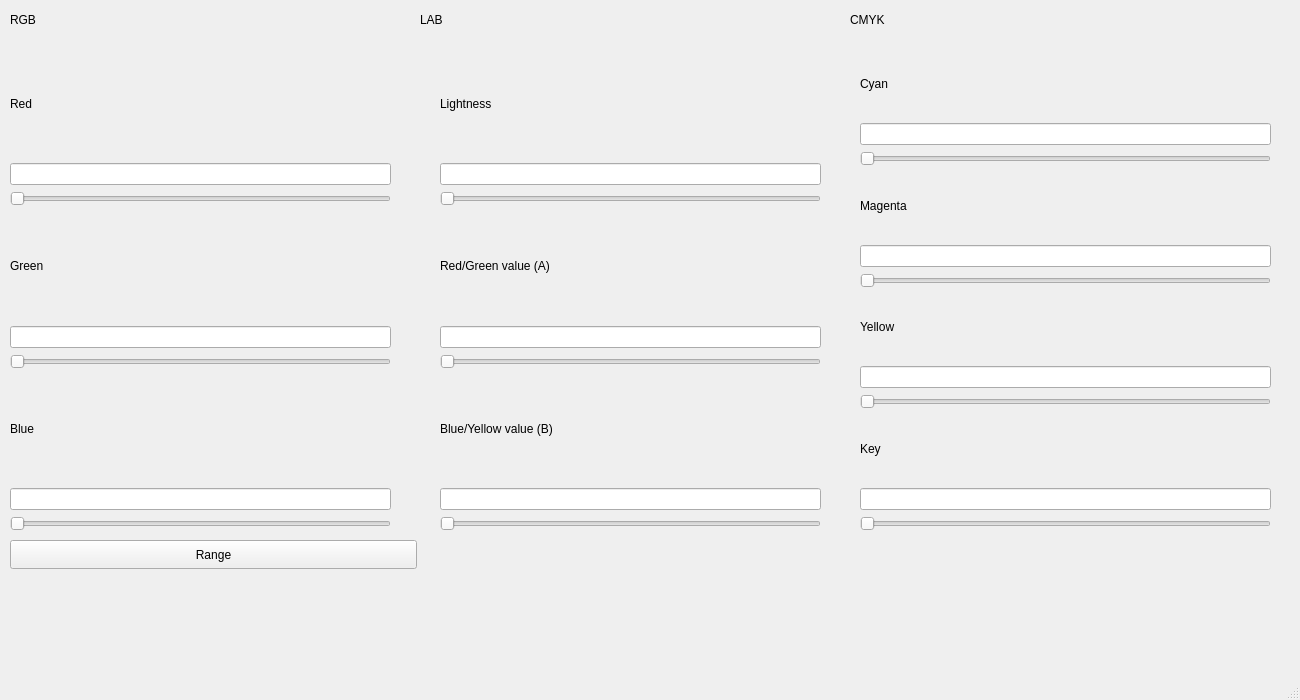
<?xml version="1.0" encoding="UTF-8"?>
<ui version="4.0">
 <class>Colors</class>
 <widget class="QMainWindow" name="Colors">
  <property name="geometry">
   <rect>
    <x>0</x>
    <y>0</y>
    <width>1300</width>
    <height>700</height>
   </rect>
  </property>
  <property name="windowTitle">
   <string>Colors</string>
  </property>
  <widget class="QWidget" name="centralwidget">
   <widget class="QWidget" name="horizontalLayoutWidget">
    <property name="geometry">
     <rect>
      <x>10</x>
      <y>50</y>
      <width>381</width>
      <height>481</height>
     </rect>
    </property>
    <layout class="QHBoxLayout" name="horizontalLayout">
     <item>
      <layout class="QVBoxLayout" name="verticalLayout">
       <item>
        <widget class="QLabel" name="label">
         <property name="text">
          <string>Red</string>
         </property>
        </widget>
       </item>
       <item>
        <widget class="QLineEdit" name="lineEdit"/>
       </item>
       <item>
        <widget class="QSlider" name="horizontalSlider">
         <property name="orientation">
          <enum>Qt::Horizontal</enum>
         </property>
        </widget>
       </item>
       <item>
        <widget class="QLabel" name="label_2">
         <property name="text">
          <string>Green</string>
         </property>
        </widget>
       </item>
       <item>
        <widget class="QLineEdit" name="lineEdit_2"/>
       </item>
       <item>
        <widget class="QSlider" name="horizontalSlider_2">
         <property name="orientation">
          <enum>Qt::Horizontal</enum>
         </property>
        </widget>
       </item>
       <item>
        <widget class="QLabel" name="label_3">
         <property name="text">
          <string>Blue</string>
         </property>
        </widget>
       </item>
       <item>
        <widget class="QLineEdit" name="lineEdit_3"/>
       </item>
       <item>
        <widget class="QSlider" name="horizontalSlider_3">
         <property name="orientation">
          <enum>Qt::Horizontal</enum>
         </property>
        </widget>
       </item>
      </layout>
     </item>
    </layout>
   </widget>
   <widget class="QLabel" name="label_4">
    <property name="geometry">
     <rect>
      <x>500</x>
      <y>150</y>
      <width>221</width>
      <height>271</height>
     </rect>
    </property>
    <property name="text">
     <string/>
    </property>
   </widget>
   <widget class="QLabel" name="label_5">
    <property name="geometry">
     <rect>
      <x>10</x>
      <y>10</y>
      <width>63</width>
      <height>20</height>
     </rect>
    </property>
    <property name="text">
     <string>RGB</string>
    </property>
   </widget>
   <widget class="QWidget" name="verticalLayoutWidget">
    <property name="geometry">
     <rect>
      <x>440</x>
      <y>50</y>
      <width>381</width>
      <height>481</height>
     </rect>
    </property>
    <layout class="QVBoxLayout" name="verticalLayout_2">
     <item>
      <widget class="QLabel" name="label_8">
       <property name="text">
        <string>Lightness</string>
       </property>
      </widget>
     </item>
     <item>
      <widget class="QLineEdit" name="lineEdit_4"/>
     </item>
     <item>
      <widget class="QSlider" name="horizontalSlider_4">
       <property name="orientation">
        <enum>Qt::Horizontal</enum>
       </property>
      </widget>
     </item>
     <item>
      <widget class="QLabel" name="label_9">
       <property name="text">
        <string>Red/Green value (A)</string>
       </property>
      </widget>
     </item>
     <item>
      <widget class="QLineEdit" name="lineEdit_5"/>
     </item>
     <item>
      <widget class="QSlider" name="horizontalSlider_5">
       <property name="orientation">
        <enum>Qt::Horizontal</enum>
       </property>
      </widget>
     </item>
     <item>
      <widget class="QLabel" name="label_10">
       <property name="text">
        <string>Blue/Yellow value (B)</string>
       </property>
      </widget>
     </item>
     <item>
      <widget class="QLineEdit" name="lineEdit_6"/>
     </item>
     <item>
      <widget class="QSlider" name="horizontalSlider_6">
       <property name="orientation">
        <enum>Qt::Horizontal</enum>
       </property>
      </widget>
     </item>
    </layout>
   </widget>
   <widget class="QWidget" name="verticalLayoutWidget_2">
    <property name="geometry">
     <rect>
      <x>860</x>
      <y>50</y>
      <width>411</width>
      <height>481</height>
     </rect>
    </property>
    <layout class="QVBoxLayout" name="verticalLayout_3">
     <item>
      <widget class="QLabel" name="label_11">
       <property name="text">
        <string>Cyan</string>
       </property>
      </widget>
     </item>
     <item>
      <widget class="QLineEdit" name="lineEdit_7"/>
     </item>
     <item>
      <widget class="QSlider" name="horizontalSlider_7">
       <property name="orientation">
        <enum>Qt::Horizontal</enum>
       </property>
      </widget>
     </item>
     <item>
      <widget class="QLabel" name="label_12">
       <property name="text">
        <string>Magenta</string>
       </property>
      </widget>
     </item>
     <item>
      <widget class="QLineEdit" name="lineEdit_8"/>
     </item>
     <item>
      <widget class="QSlider" name="horizontalSlider_8">
       <property name="orientation">
        <enum>Qt::Horizontal</enum>
       </property>
      </widget>
     </item>
     <item>
      <widget class="QLabel" name="label_13">
       <property name="text">
        <string>Yellow</string>
       </property>
      </widget>
     </item>
     <item>
      <widget class="QLineEdit" name="lineEdit_9"/>
     </item>
     <item>
      <widget class="QSlider" name="horizontalSlider_9">
       <property name="orientation">
        <enum>Qt::Horizontal</enum>
       </property>
      </widget>
     </item>
     <item>
      <widget class="QLabel" name="label_14">
       <property name="text">
        <string>Key</string>
       </property>
      </widget>
     </item>
     <item>
      <widget class="QLineEdit" name="lineEdit_10"/>
     </item>
     <item>
      <widget class="QSlider" name="horizontalSlider_10">
       <property name="orientation">
        <enum>Qt::Horizontal</enum>
       </property>
      </widget>
     </item>
    </layout>
   </widget>
   <widget class="QLabel" name="label_6">
    <property name="geometry">
     <rect>
      <x>420</x>
      <y>10</y>
      <width>63</width>
      <height>20</height>
     </rect>
    </property>
    <property name="text">
     <string>LAB</string>
    </property>
   </widget>
   <widget class="QLabel" name="label_7">
    <property name="geometry">
     <rect>
      <x>850</x>
      <y>10</y>
      <width>63</width>
      <height>20</height>
     </rect>
    </property>
    <property name="text">
     <string>CMYK</string>
    </property>
   </widget>
   <widget class="QPushButton" name="pushButton">
    <property name="geometry">
     <rect>
      <x>10</x>
      <y>540</y>
      <width>407</width>
      <height>29</height>
     </rect>
    </property>
    <property name="text">
     <string>Range</string>
    </property>
   </widget>
   <widget class="QLabel" name="label_15">
    <property name="geometry">
     <rect>
      <x>10</x>
      <y>570</y>
      <width>1281</width>
      <height>131</height>
     </rect>
    </property>
    <property name="text">
     <string/>
    </property>
   </widget>
  </widget>
  <widget class="QMenuBar" name="menubar">
   <property name="geometry">
    <rect>
     <x>0</x>
     <y>0</y>
     <width>1300</width>
     <height>25</height>
    </rect>
   </property>
  </widget>
  <widget class="QStatusBar" name="statusbar"/>
 </widget>
 <resources/>
 <connections/>
</ui>
